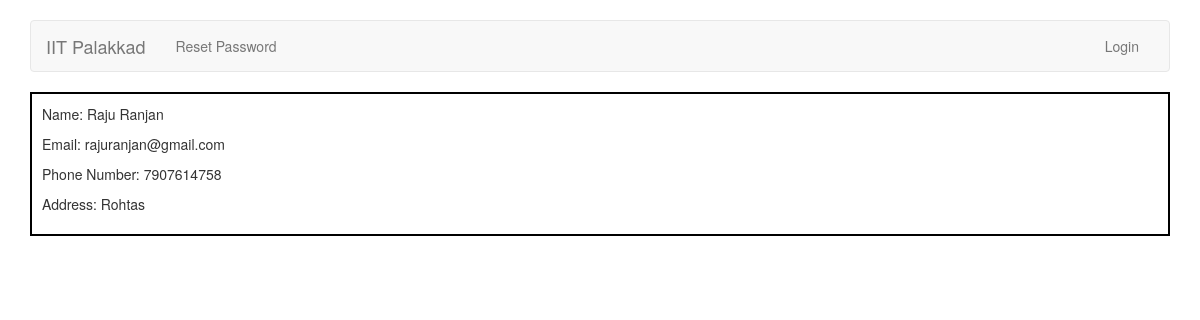
The page /accounts/display/tas/ on the database as committed earlier.
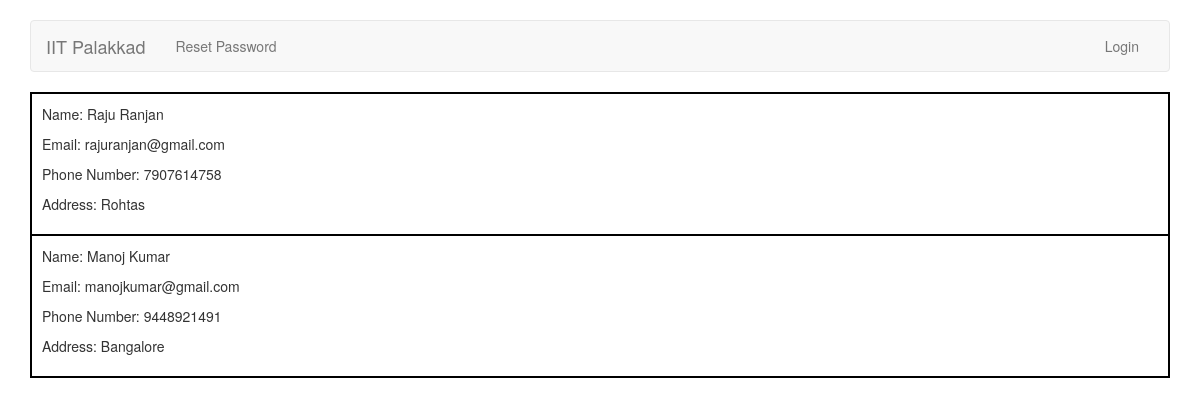
The same page on the database as committed later.
### accounts/models.py (models this page shows)
class TAProfile(models.Model):
	user = models.OneToOneField(User, unique=True, on_delete=models.CASCADE, null=True, related_name='ta_profile')
	phone_number = models.CharField(max_length=10)
	address = models.CharField(max_length=100)
	def __str__(self):
		return self.user.first_name + " " + self.user.last_name

class User(AbstractUser):
    	TA = 1
    	TEACHER = 2
    	ADMIN = 3
    	ROLE_CHOICES = (
        	(TA, 'TA'),
        	(TEACHER, 'Teacher'),
        	(ADMIN, 'Admin'),
    	)
	role = models.PositiveSmallIntegerField(choices=ROLE_CHOICES, null=True, blank=True)

### accounts/views.py (the view)
def display_tas(request):
	tas = TAProfile.objects.all()
	args = { 'tas': tas }
	return render(request, 'accounts/display_tas.html', args)

### accounts/templates/accounts/display_tas.html (shortened to what this page needs)
{% extends 'base.html' %}
{% block body %}
	<div class="container">
	<table style="border: 1px solid black; width:100%">
	{% for ta in tas %}
	<tr>
	<td style="border: 2px solid black; padding:10px">
		<p>Name: {{ ta.user.first_name }} {{ ta.user.last_name }}</p>
		<p>Email: {{ ta.user.email }}</p>
		<p>Phone Number: {{ ta.phone_number }}</p>
		<p>Address: {{ ta.address }}</p>
	</td>
	</tr>
	{% endfor %}
	</table>
	</div>
{% endblock %}

### accounts/templates/base.html (shortened to what this page needs)
<!DOCTYPE html>
<html>
	<head>
		<link rel="stylesheet" href="https://maxcdn.bootstrapcdn.com/bootstrap/3.4.0/css/bootstrap.min.css">
	</head>
	<body>
	<br>
	<div class="container">
      <nav class="navbar navbar-default">
        <div class="container-fluid">
          <div class="navbar-header">
            <a class="navbar-brand" href="{% url 'home' %}">IIT Palakkad</a>
          </div>
          <div id="navbar" class="navbar-collapse collapse">
	{% if user.is_authenticated %}
            <ul class="nav navbar-nav">
              <li><a href="{% url 'home' %}">Home</a></li>
              <li><a href="{% url 'profile' %}">Profile</a></li>
	      <li><a href="{% url 'add' %}">Add</a></li>
	      <li><a href="{% url 'display' %}">Display</a></li>
	      <li><a href="{% url 'find' %}">Find</a></li>
	      <li><a href="{% url 'ta_preference' %}">Preference</a></li>
              <li><a href="{% url 'change_password' %}">Change Password</a></li>
            </ul>
	    <ul class="nav navbar-nav navbar-right">
              <li><a href="{% url 'logout' %}">Logout</a></li>
	    </ul>
	{% else %}
	    <ul class="nav navbar-nav">
              <li><a href="{% url 'reset_password' %}">Reset Password</a></li>
	    </ul>
            <ul class="nav navbar-nav navbar-right">
              <li><a href="{% url 'login' %}">Login</a></li>
            </ul>
	{% endif %}
          </div>
        </div>
      </nav>
	</div>
		{% block body %}{% endblock %}
	</body>
</html>

Rows that differ between the two databases and show on the page:
added TAProfile: user.first_name "Manoj", user.last_name "Kumar", user.email "manojkumar@gmail.com", phone_number "9448921491", address "Bangalore"
